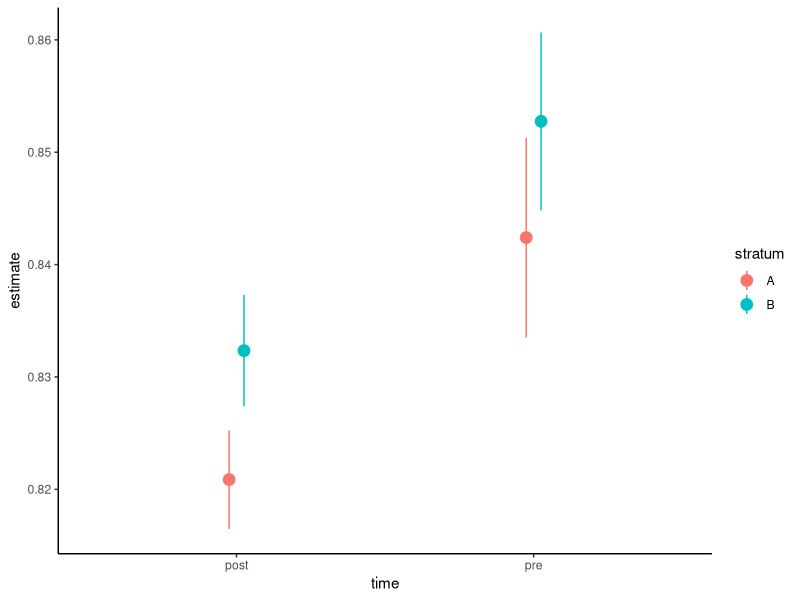
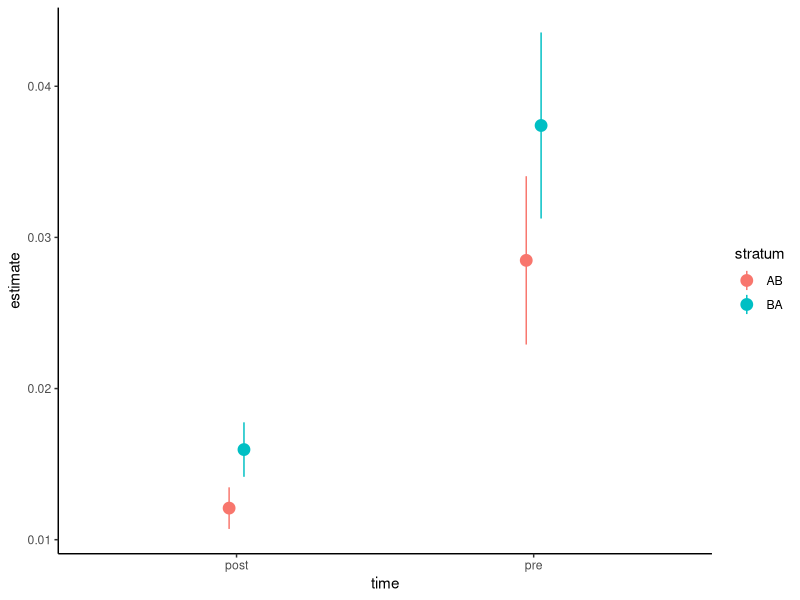
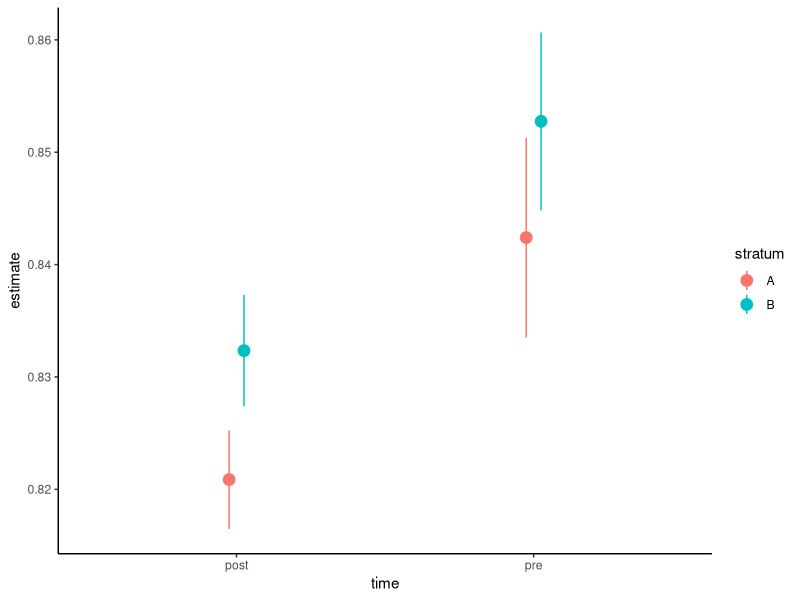
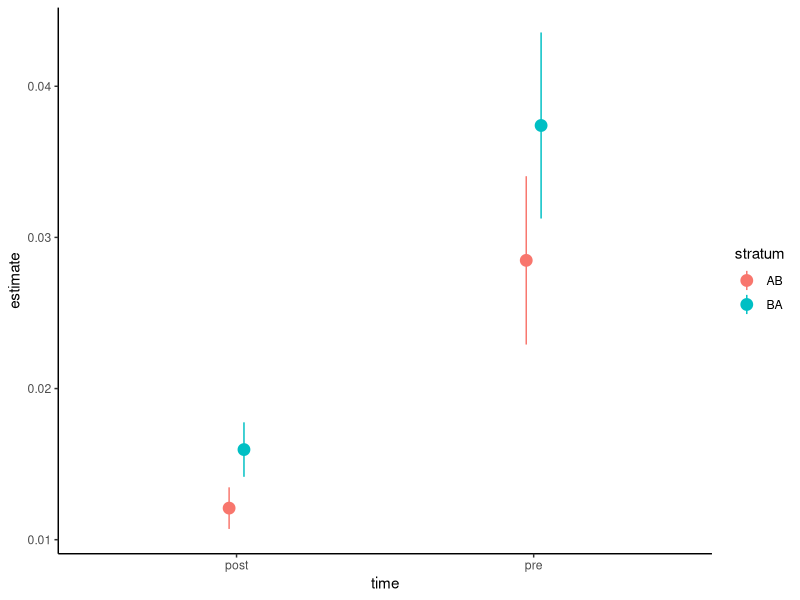

Here is the R script that generated these plots, in order:
# plotting RMark results

rmark_results <- read.csv("data/MARKdata/MARKoutput_PP_all_S.stratum.p.dot.Psi.s.csv", stringsAsFactors = FALSE)

rmark_results$time = c("pre", "post", "pre", "post", "pre", "post", NA, 
                       "pre", "post", "pre", "post", "pre", "post",
                       "pre", "post", "pre", "post", "pre", "post")

rmark_results$metric = rep("S", nrow(rmark_results))
rmark_results$metric[7] = "p"
rmark_results$metric[8:19] = "Psi"

rmark_results$stratum = c("A", "A", "B", "B", "C", "C", NA, 
                          "AB", "AB",  "AC", "AC", "BA", "BA",
                          "BC", "BC", "CA", "CA", "CB", "CB")

library(tidyverse)

plot_rmark <- rmark_results %>% 
  filter(metric != "p", stratum == "A" | stratum == "B" | stratum == "AB" | stratum == "BA")

ggplot(plot_rmark[(plot_rmark$metric == "S"),]) +
  geom_pointrange(aes(x = time, y = estimate, 
                      ymin = (estimate - se), ymax = (estimate + se), 
                      color = stratum), 
                  position = position_dodge(.1), size = .75, width = .2) +
  theme_classic()
ggsave("figures/Survival.png")

ggplot(plot_rmark[(plot_rmark$metric == "Psi"),]) +
  geom_pointrange(aes(x = time, y = estimate, 
                      ymin = (estimate - se), ymax = (estimate + se), 
                      color = stratum), 
                  position = position_dodge(.1), size = .75, width = .2) +
  theme_classic()
ggsave("figures/Psi.png")
